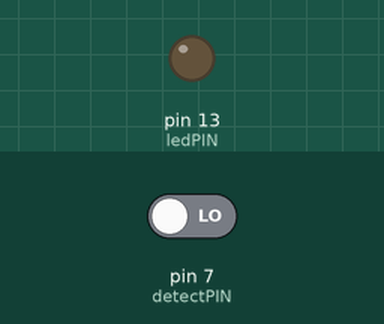
Bench run of a sketch on a simulated Arduino Uno, built with avr-gcc and run on an emulated ATmega328P. Shown: output pins drawn as LEDs (lit = HIGH). The inputs (shaded band) are chosen by the test bench; at power-on: pin 7 (detectPIN) LOW.

Above: at 1.2 s.
1.3 s: pin 7 (detectPIN) driven HIGH
At 2.3 s:
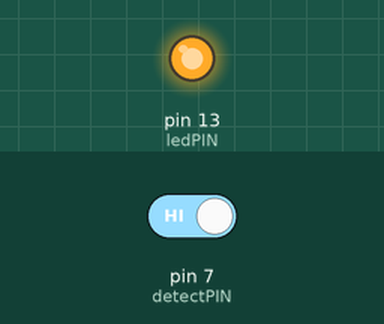
2.8 s: pin 7 (detectPIN) driven LOW
At 3.4 s:
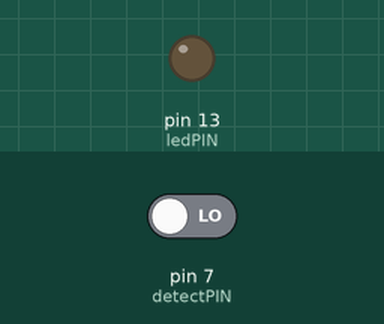
Timing chart, 0 to 5.8 s (numbered marks = the images above; inputs shaded):
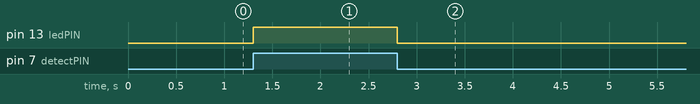

The sketch:

Capteur.ino
```cpp
int detectPIN = 7;   // Entrée numérique
int ledPIN = 13;     // LED branchée sur la PIN 13

void setup() {
  pinMode(detectPIN, INPUT);   // detectPIN configurée en entrée
  pinMode(ledPIN, OUTPUT);     // LED en sortie
}

void loop() {

  int detectState = digitalRead(detectPIN);

  if (detectState == 1) {  // Si un état 1 (5V) est détecté
    digitalWrite(ledPIN, HIGH);   // Allumer la LED (état haut)
  }
  else {
    digitalWrite(ledPIN, LOW);    // Si un état 0 (0V) est détecté, éteindre la LED
  }

  delay(1);  // Délai entre chaque lecture pour la stabilité
}
```

Measured:
- after the input at 1.3 s, pin 13 (ledPIN): LOW → HIGH at once
- after the input at 2.8 s, pin 13 (ledPIN): HIGH → LOW at once
